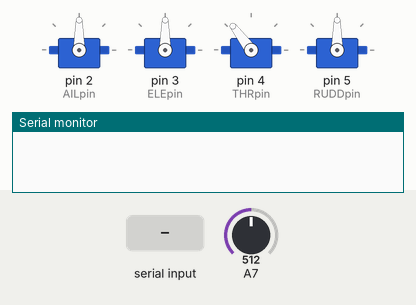
Recording of a sketch running on a simulated Arduino Nano, built with avr-gcc and run on an emulated ATmega328P. Shown: 4 × servo, the last lines printed to the serial monitor. The test bench sets the inputs (shaded band); at power-on: A7 = 512.

Above: at 1.2 s.
1.3 s: "a" received over Serial
At 2.1 s:
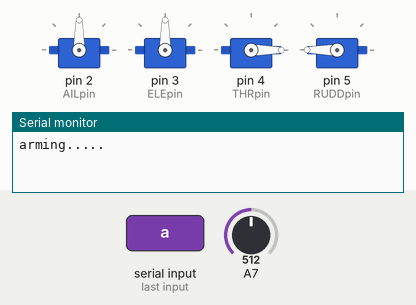
3.8 s: A7 set to 716
At 4.5 s:
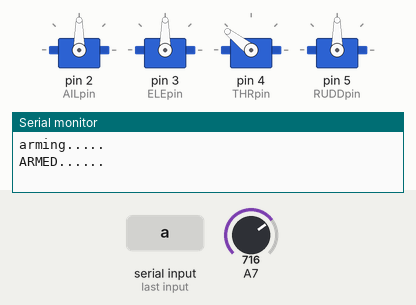
5.3 s: "b" received over Serial
6.8 s: "e" received over Serial
8.3 s: "d" received over Serial
At 9.1 s:
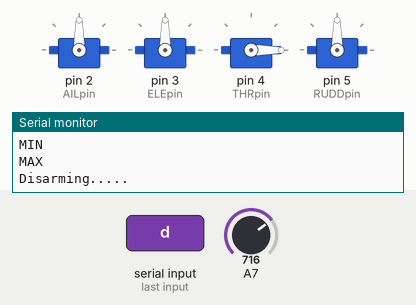
11.3 s: A7 set to 1023
At 12.6 s:
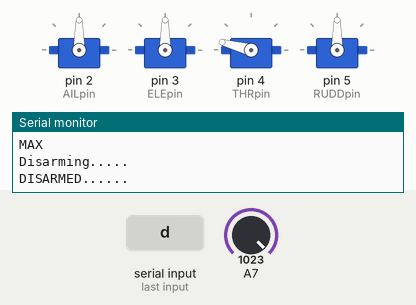
Timing chart, 0 to 13.8 s (numbered marks = the images above; inputs shaded):
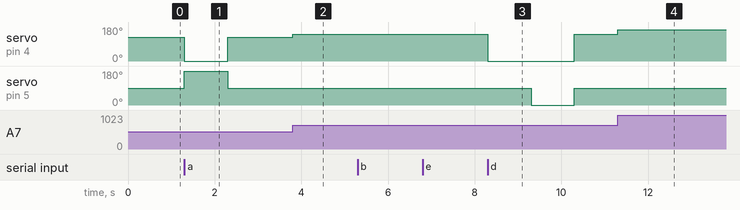

Measured:
- after the input at 1.3 s, servo on pin 4 (THRpin): 127° → 0° at once, → 127° 1.0 s later; servo on pin 5 (RUDDpin): 90° → 180° at once, → 90° 1.0 s later
- after the input at 3.8 s, servo on pin 4 (THRpin): 127° → 142° at once
- after the input at 8.3 s, servo on pin 4 (THRpin): 142° → 0° at once, → 142° 2.0 s later; servo on pin 5 (RUDDpin): 90° → 0° after 1.0 s, → 90° 1.0 s later
- after the input at 11.3 s, servo on pin 4 (THRpin): 142° → 165° at once

The sketch:

KK2_Controller.ino
```cpp
#include <Servo.h>

Servo AIL, ELE, THR, RUDD;
int AILpin = 2,
	ELEpin = 3,
	THRpin = 4,
	RUDDpin = 5;


void setup()
{
	Serial.begin(9600);

	AIL.attach(AILpin);
	ELE.attach(ELEpin);
	THR.attach(THRpin);
	RUDD.attach(RUDDpin);
}

void loop()
{
	THR.write(map(analogRead(A7), 0, 1023, 90, 165));
	//Serial.println(analogRead(A7));

	if (Serial.available() > 0)
	{
		int d, a;
		a = 1;

		d = Serial.read();
		switch (d)
		{
			case'a':
				Serial.println("arming.....");
				THR.write(0);
				RUDD.write(180);
				delay(1000);
				RUDD.write(90);
				Serial.println("ARMED......");
				break;

			case 'b':
				THR.write(90);
				Serial.println("MIN");
				break;

			case 'c':
				THR.write(135);
				Serial.println("MED");
				break;

			case 'e':
				THR.write(180);
				Serial.println("MAX");
				break;

			case 'd':
				Serial.println("Disarming.....");
				THR.write(0);
				delay(1000);
				THR.write(0);
				RUDD.write(0);
				delay(1000);
				RUDD.write(90);
				Serial.println("DISARMED......");
				break;
		}
	}
}
```
